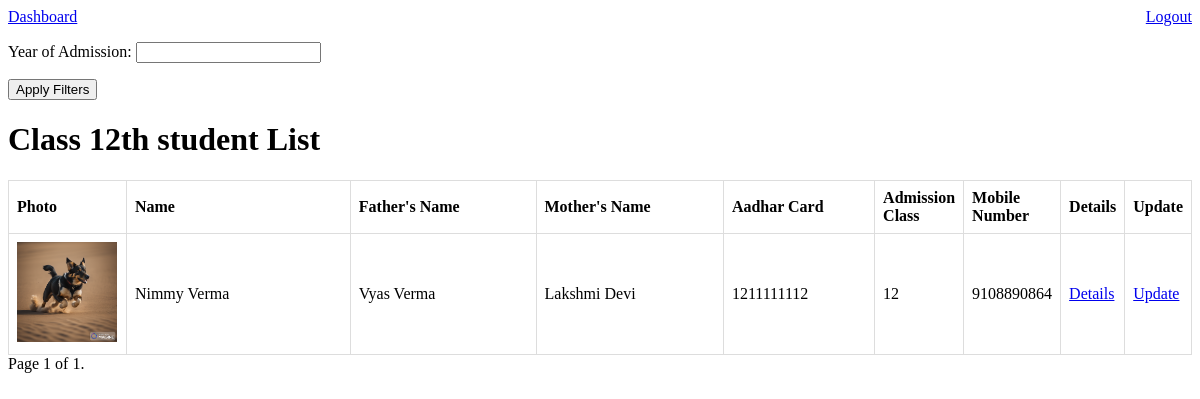
The page /admissions/class_12/ (signed in) on the database its author committed.
### admissions/models.py (models this page shows, shortened)
class Admission(models.Model):
    first_name = models.CharField(max_length=100)
    middle_name = models.CharField(max_length=100, blank=True)
    last_name = models.CharField(max_length=100, blank=True)
    father_name = models.CharField(max_length=100)
    mother_name = models.CharField(max_length=100)
    date_of_birth = models.DateField()
    aadhar_card = models.CharField(max_length=16)
    photo = models.ImageField(upload_to='photos/')
    previous_school = models.TextField()
    address = models.TextField()
    caste = models.CharField(max_length=50)
    admission_class = models.CharField(max_length=50)
    admission_date = models.DateField(auto_now_add=True)
    mobile_number = models.CharField(max_length=15)
    subjects = models.CharField(max_length=100, blank=True, null=True)

### admissions/views.py (the view)
# urls.py: path('class_12/', views.class_12, name='class_12'),
@login_required
def class_12(request):
    class_12_students = Admission.objects.filter(admission_class='12')
    year_filter_form = AdmissionYearFilterForm(request.GET)
    if year_filter_form.is_valid():
        admission_year = year_filter_form.cleaned_data.get('admission_year')
        if admission_year:
            class_12_students = class_12_students.filter(admission_date__year=admission_year)
    page = request.GET.get('page')
    paginator = Paginator(class_12_students, 20)  # Display 10 students per page, you can adjust this number as needed
    class_12_students = paginator.get_page(page)
    context = {
        'class_12_students': class_12_students,
        'year_filter_form': year_filter_form,
    }
    return render(request, 'admissions/class_12.html', context)

### admissions/forms.py
class AdmissionYearFilterForm(forms.Form):
    admission_year = forms.IntegerField(label='Year of Admission', required=False)

### admissions/templates/admissions/class_12.html (shortened to what this page needs)
<!DOCTYPE html>
<a href="{% url 'dashboard' %}">Dashboard</a>
<a href="{% url 'logout' %}" style="float: right;">Logout</a>
<html>
<head>
</head>
<body>
    <form method="get">
        {{ year_filter_form.as_p }}
        <button type="submit">Apply Filters</button>
    </form>
    <h1>Class 12th student List</h1>
    <table>
        <thead>
            <tr>
                <th class="photo-column">Photo</th>
                <th class="name-column">Name</th>
                <th class="father-name-column">Father's Name</th>
                <th class="mother-name-column">Mother's Name</th>
                <th class="aadhar-column">Aadhar Card</th>
                <th class="admission-class-column">Admission Class</th>
                <th class="mobile-number-column">Mobile Number</th>
                <th>Details</th>
                <th>Update</th>
            </tr>
        </thead>
        <tbody>
            {% for student in class_12_students %}
                <tr>
                    <td class="photo-column"><img src="{{ student.photo.url }}" alt="{{ student.first_name }} {{ student.last_name }} Photo" width="100"></td>
                    <td class="name-column">{{ student.first_name }} {{ student.middle_name }} {{ student.last_name }}</td>
                    <td class="father-name-column">{{ student.father_name }}</td>
                    <td class="mother-name-column">{{ student.mother_name }}</td>
                    <td class="aadhar-column">{{ student.aadhar_card }}</td>
                    <td class="admission-class-column">{{ student.admission_class }}</td>
                    <td class="mobile-number-column">{{ student.mobile_number }}</td>
                    <td><a href="{% url 'student_details' student.id %}">Details</a></td>
                    <td><a href="{% url 'update_student_class_12' student.id %}">Update</a></td>
                </tr>
            {% endfor %}
        </tbody>
    </table>
</body>
</html>
<div class="pagination">
    <span class="step-links">
        <span class="current-page">
            Page {{ class_12_students.number }} of {{ class_12_students.paginator.num_pages }}.
        </span>
    </span>
</div>

### admissions/templates/admissions/class_12.html (style rules this page uses)
table { border-collapse: collapse; width: 100%; }
th, td { border: 1px solid #ddd; padding: 8px; text-align: left; }
.photo-column { width: 10%; }
.name-column { width: 25%; }
.father-name-column { width: 20%; }
.mother-name-column { width: 20%; }
.aadhar-column { width: 15%; }

### rows shown on the page
Admission: photo (picture), first_name "Nimmy", last_name "Verma", father_name "Vyas Verma", mother_name "Lakshmi Devi", aadhar_card "1211111112", admission_class "12", mobile_number "9108890864"

### other values the page prints
{{ class_12_students.number }} "1"
{{ class_12_students.paginator.num_pages }} "1"
